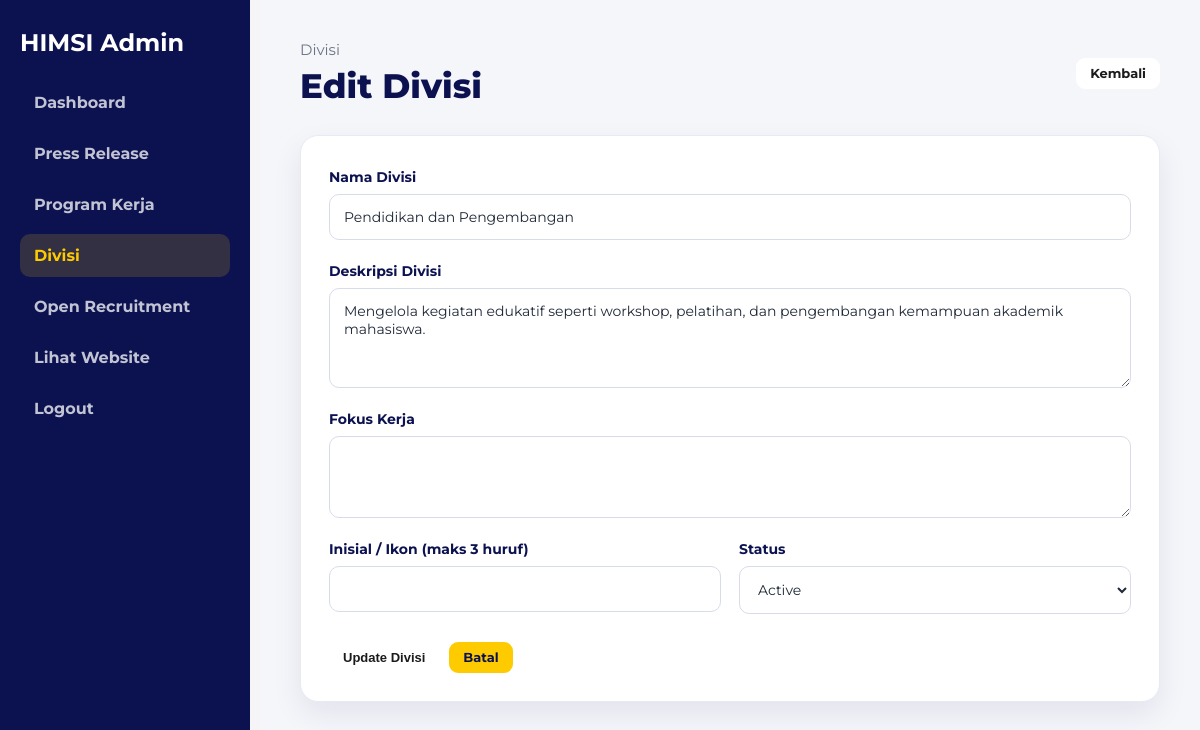
The page /admin/divisi/edit.php?id=1 (signed in) on the database its author committed.
### tables this page shows
CREATE TABLE divisions (
    id INT AUTO_INCREMENT PRIMARY KEY,
    name VARCHAR(150) NOT NULL,
    description TEXT,
    created_at TIMESTAMP DEFAULT CURRENT_TIMESTAMP
);

### includes/functions.php (called while the page is built, shortened)
<?php
function e($value)
{
    return htmlspecialchars((string) $value, ENT_QUOTES, 'UTF-8');
}

### admin/divisi/edit.php (the view, shortened to what this page needs)
<?php
require_once __DIR__ . '/../../config/database.php';
require_once __DIR__ . '/../../includes/functions.php';
$id = (int) ($_GET['id'] ?? 0);
$stmt = $pdo->prepare("SELECT * FROM divisions WHERE id = ?");
$stmt->execute([$id]);
$item = $stmt->fetch();
?>
<!DOCTYPE html>
<html lang="id">
<head>
    <?php include __DIR__ . '/../includes/head.php'; ?>
</head>
<body>
<?php include __DIR__ . '/../includes/sidebar.php'; ?>
<main class="admin-main">
    <header class="admin-header">
        <div>
            <p>Divisi</p>
            <h1>Edit Divisi</h1>
        </div>
        <a class="btn btn-view" href="index.php">Kembali</a>
    </header>
    <section class="form-card">
        <form class="admin-form" method="POST" action="update.php">
            <div class="form-group">
                <label for="name">Nama Divisi</label>
                <input type="text" id="name" name="name" value="<?= e($item['name']); ?>" required>
            </div>
            <div class="form-group">
                <label for="description">Deskripsi Divisi</label>
                <textarea id="description" name="description" rows="4" required><?= e($item['description']); ?></textarea>
            </div>
            <div class="form-group">
                <label for="focus">Fokus Kerja</label>
                <textarea id="focus" name="focus" rows="3"><?= e($item['focus'] ?? ''); ?></textarea>
            </div>
            <div class="form-row">
                <div class="form-group">
                    <label for="icon">Inisial / Ikon (maks 3 huruf)</label>
                    <input type="text" id="icon" name="icon" maxlength="3" value="<?= e($item['icon'] ?? ''); ?>">
                </div>
                <div class="form-group">
                    <label for="status">Status</label>
                    <select id="status" name="status">
                        <option value="active" <?= ($item['status'] ?? 'active') === 'active' ? 'selected' : ''; ?>>Active</option>
                    </select>
                </div>
            </div>
            <div class="form-actions">
                <button class="btn btn-add" type="submit">Update Divisi</button>
                <a class="btn btn-edit" href="index.php">Batal</a>
            </div>
        </form>
    </section>
</main>
</body>
</html>

### assets/css/admin.css (style rules this page uses)
:root { --primary: #0c1250; --secondary: #fecb00; --bg: #f5f5f8; --text: #1b1b1c; --muted: #666b75; --white: #ffffff; --danger: #b42318; --shadow: 0 18px 45px rgba(12, 18, 80, 0.12); }
* { box-sizing: border-box; }
body { margin: 0; font-family: 'Montserrat', Arial, sans-serif; color: var(--text); background: var(--bg); }
a { color: inherit; text-decoration: none; }
.admin-main { margin-left: 250px; padding: 34px; }
.admin-header { display: flex; align-items: center; justify-content: space-between; gap: 20px; margin-bottom: 28px; }
.admin-header p { margin: 0; color: var(--muted); }
.admin-header h1 { margin: 4px 0 0; color: var(--primary); }
.admin-table-card, .form-card { background: var(--white); border-radius: 18px; padding: 22px; box-shadow: var(--shadow); overflow-x: auto; }
.admin-form { display: grid; gap: 12px; max-width: 860px; }
.admin-form label { color: var(--primary); font-size: 13px; font-weight: 800; margin-top: 4px; }
.admin-form input, .admin-form textarea, .admin-form select { width: 100%; border: 1px solid #d7d8e0; border-radius: 10px; padding: 12px 14px; font: inherit; background: #ffffff; }
.admin-form textarea { resize: vertical; }
.admin-main { margin-left:260px; min-height:100vh; padding:40px; background:#f5f6fa; }
.admin-header { display:flex; justify-content:space-between; align-items:center; gap:20px; margin-bottom:28px; }
.admin-header p { margin:0 0 6px; color:#6b7280; font-size:15px; }
.admin-header h1 { margin:0; color:#0c1250; font-size:34px; font-weight:800; }
.btn { display:inline-flex; align-items:center; justify-content:center; padding:9px 14px; border-radius:9px; border:none; text-decoration:none; font-size:13px; font-weight:700; cursor:pointer; line-height:1; }
.btn-add, .btn-view { background:#fff; color:#1b1b1c; }
.btn-edit { background:#fecb00; color:#0c1250; }
.form-card { background:#fff; border-radius:18px; padding:28px; box-shadow:0 12px 30px rgba(12,18,80,.08); border:1px solid #e8eaf3; max-width:900px; }
.admin-form { display:flex; flex-direction:column; gap:18px; }
.form-group { display:flex; flex-direction:column; gap:8px; }
.form-group label { color:#0c1250; font-weight:700; font-size:14px; }
.form-group input, .form-group textarea, .form-group select { width:100%; border:1px solid #d8dce8; border-radius:10px; padding:13px 14px; font-family:inherit; font-size:14px; color:#1f2937; background:#fff; outline:none; transition:.2s ease; }
.form-group textarea { resize:vertical; }
.form-row { display:grid; grid-template-columns:1fr 1fr; gap:18px; }
.form-actions { display:flex; align-items:center; gap:10px; margin-top:10px; }

### rows shown on the page
divisions: name "Pendidikan dan Pengembangan", description "Mengelola kegiatan edukatif seperti workshop, pelatihan, dan pengembangan kemampuan akademik mahasiswa."
